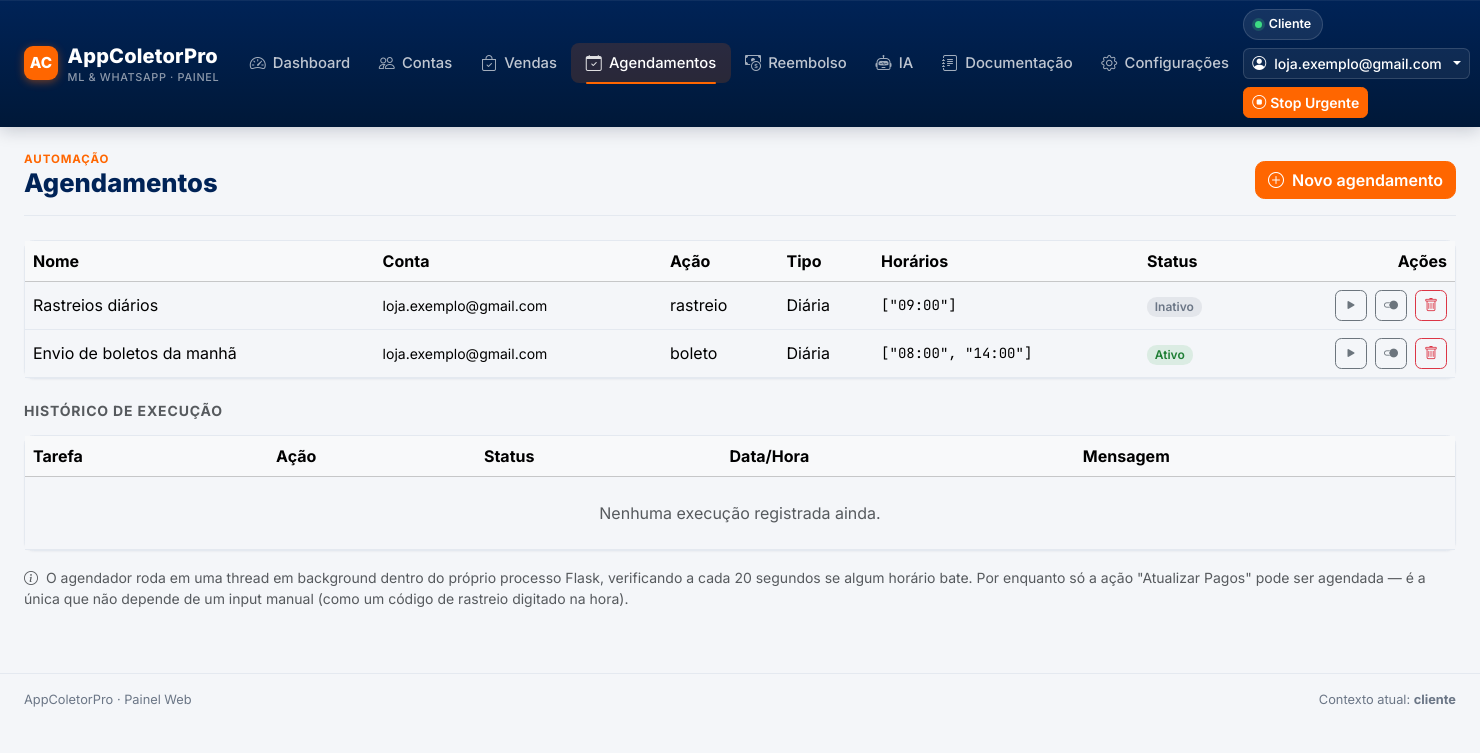
The page /agendamentos/ on the database its author committed.
### tables this page shows
CREATE TABLE contas (
    id INTEGER PRIMARY KEY AUTOINCREMENT,
    email TEXT UNIQUE NOT NULL,
    nome_exibicao TEXT,
    ativo INTEGER NOT NULL DEFAULT 1,
    data_criacao TEXT NOT NULL
);

CREATE TABLE agendamentos (
    id INTEGER PRIMARY KEY AUTOINCREMENT,
    nome TEXT NOT NULL,
    conta_id INTEGER NOT NULL REFERENCES contas(id) ON DELETE CASCADE,
    tipo TEXT NOT NULL,               -- 'diaria' ou 'unica'
    acao TEXT NOT NULL,
    horarios TEXT NOT NULL,           -- JSON: ["08:00", "14:00"]
    data TEXT,                        -- só para tipo 'unica'
    ativo INTEGER NOT NULL DEFAULT 1,
    intervalo_minutos INTEGER DEFAULT 0
);

### app/routes/agendamentos.py (the view)
@bp.route("/")
def index():
    conn = get_connection()
    agendamentos = conn.execute(
        """SELECT a.*, c.email AS conta_email FROM agendamentos a
           JOIN contas c ON c.id = a.conta_id
           ORDER BY a.id DESC"""
    ).fetchall()
    historico = conn.execute(
        "SELECT * FROM historico_execucao ORDER BY id DESC LIMIT 30"
    ).fetchall()
    conn.close()
    return render_template(
        "agendamentos/index.html",
        active_page="agendamentos",
        agendamentos=agendamentos,
        historico=historico,
        acoes_label=agendador.ACOES_LABEL,
    )

### app/db.py (called while the page is built)
def get_connection():
    conn = sqlite3.connect(DB_PATH)
    conn.row_factory = sqlite3.Row  # permite acessar colunas por nome: row["email"]
    conn.execute("PRAGMA foreign_keys = ON")
    return conn

### app/templates/agendamentos/index.html (shortened to what this page needs)
{% extends "base.html" %}
{% block content %}
<div class="page-header d-flex justify-content-between align-items-end flex-wrap gap-2">
  <div>
    <div class="eyebrow">Automação</div>
    <h1>Agendamentos</h1>
  </div>
  <a href="{{ url_for('agendamentos.novo') }}" class="btn btn-acp-orange">
    <i class="bi bi-plus-circle me-1"></i> Novo agendamento
  </a>
</div>
<div class="card mb-4">
  <div class="table-responsive">
    <table class="table table-hover align-middle mb-0">
      <thead class="table-light">
        <tr>
          <th>Nome</th><th>Conta</th><th>Ação</th><th>Tipo</th>
          <th>Horários</th><th>Status</th><th class="text-end">Ações</th>
        </tr>
      </thead>
      <tbody>
        {% for ag in agendamentos %}
        <tr>
          <td>{{ ag.nome }}</td>
          <td class="small">{{ ag.conta_email }}</td>
          <td>{{ acoes_label.get(ag.acao, ag.acao) }}</td>
          <td>{{ 'Diária' if ag.tipo == 'diaria' else 'Única (' + (ag.data or '—') + ')' }}</td>
          <td class="font-mono small">{{ ag.horarios }}</td>
          <td>
            {% if ag.ativo %}
              <span class="badge badge-soft-success">Ativo</span>
            {% else %}
              <span class="badge badge-soft-neutral">Inativo</span>
            {% endif %}
          </td>
          <td class="text-end">
            <div class="d-flex gap-2 justify-content-end">
              <form action="{{ url_for('agendamentos.executar_agora', agendamento_id=ag.id) }}" method="post">
                <button class="btn btn-sm btn-outline-secondary" title="Executar agora">
                  <i class="bi bi-play-fill"></i>
                </button>
              </form>
              <form action="{{ url_for('agendamentos.toggle', agendamento_id=ag.id) }}" method="post">
                <button class="btn btn-sm btn-outline-secondary" title="Ativar/Desativar">
                  <i class="bi bi-toggle2-on"></i>
                </button>
              </form>
              <form action="{{ url_for('agendamentos.deletar', agendamento_id=ag.id) }}" method="post"
                    onsubmit="return confirm('Excluir este agendamento?');">
                <button class="btn btn-sm btn-outline-danger" title="Excluir">
                  <i class="bi bi-trash"></i>
                </button>
              </form>
            </div>
          </td>
        </tr>
        {% else %}
        <tr><td colspan="7" class="text-center text-muted py-4">Nenhum agendamento cadastrado ainda.</td></tr>
        {% endfor %}
      </tbody>
    </table>
  </div>
</div>
<h6 class="text-uppercase text-muted fw-bold small mb-3" style="letter-spacing:.06em">Histórico de execução</h6>
<div class="card">
  <div class="table-responsive">
    <table class="table table-hover align-middle mb-0">
      <thead class="table-light">
        <tr><th>Tarefa</th><th>Ação</th><th>Status</th><th>Data/Hora</th><th>Mensagem</th></tr>
      </thead>
      <tbody>
        {% for h in historico %}
        <tr>
          <td>{{ h.tarefa_nome }}</td>
          <td>{{ acoes_label.get(h.acao, h.acao) }}</td>
          <td>
            {% if h.status == 'SUCESSO' %}
              <span class="badge badge-soft-success">Sucesso</span>
            {% else %}
              <span class="badge badge-soft-danger">Erro</span>
            {% endif %}
          </td>
          <td class="font-mono small">{{ h.data_hora }}</td>
          <td class="small text-muted">{{ h.mensagem }}</td>
        </tr>
        {% else %}
        <tr><td colspan="5" class="text-center text-muted py-4">Nenhuma execução registrada ainda.</td></tr>
        {% endfor %}
      </tbody>
    </table>
  </div>
</div>
<p class="text-muted small mt-3">
  <i class="bi bi-info-circle me-1"></i>
  O agendador roda em uma thread em background dentro do próprio processo Flask, verificando a cada
  {{ '20 segundos' }} se algum horário bate. Por enquanto só a ação "Atualizar Pagos" pode ser
  agendada — é a única que não depende de um input manual (como um código de rastreio digitado na hora).
</p>
{% endblock %}

### app/templates/base.html (shortened to what this page needs)
<!DOCTYPE html>
<html lang="pt-BR" data-bs-theme="light">
<head>
  <link href="https://cdn.jsdelivr.net/npm/bootstrap@5.3.3/dist/css/bootstrap.min.css" rel="stylesheet">
  <link href="https://cdn.jsdelivr.net/npm/bootstrap-icons@1.11.3/font/bootstrap-icons.css" rel="stylesheet">
  <link href="{{ url_for('static', filename='css/custom.css') }}" rel="stylesheet">
</head>
<body>
  <nav class="navbar navbar-expand-lg navbar-acp sticky-top">
    <div class="container-fluid px-3 px-lg-4">
      <a class="navbar-brand" href="{{ url_for('dashboard.index') }}">
        <span class="brand-mark">AC</span>
        <span class="brand-text">
          AppColetorPro
          <small>ML &amp; WhatsApp · Painel</small>
        </span>
      </a>
      <div class="collapse navbar-collapse" id="navMain">
        <ul class="navbar-nav me-auto mb-2 mb-lg-0">
          <li class="nav-item">
            <a class="nav-link {% if active_page == 'dashboard' %}active{% endif %}"
               href="{{ url_for('dashboard.index') }}">
              <i class="bi bi-speedometer2"></i> Dashboard
            </a>
          </li>
          <li class="nav-item">
            <a class="nav-link {% if active_page == 'contas' %}active{% endif %}"
               href="{{ url_for('contas.index') }}">
              <i class="bi bi-people"></i> Contas
            </a>
          </li>
          <li class="nav-item">
            <a class="nav-link {% if active_page == 'vendas' %}active{% endif %}"
               href="{{ url_for('vendas.index') }}">
              <i class="bi bi-bag-check"></i> Vendas
            </a>
          </li>
          <li class="nav-item">
            <a class="nav-link {% if active_page == 'agendamentos' %}active{% endif %}"
               href="{{ url_for('agendamentos.index') }}">
              <i class="bi bi-calendar-check"></i> Agendamentos
            </a>
          </li>
          <li class="nav-item">
            <a class="nav-link {% if active_page == 'reembolso' %}active{% endif %}"
               href="{{ url_for('reembolso.index') }}">
              <i class="bi bi-cash-coin"></i> Reembolso
            </a>
          </li>
          <li class="nav-item">
            <a class="nav-link {% if active_page == 'ia' %}active{% endif %}"
               href="{{ url_for('ia.index') }}">
              <i class="bi bi-robot"></i> IA
            </a>
          </li>
          <li class="nav-item">
            <a class="nav-link {% if active_page == 'documentacao' %}active{% endif %}"
               href="{{ url_for('documentacao.index') }}">
              <i class="bi bi-journal-text"></i> Documentação
            </a>
          </li>
          <li class="nav-item">
            <a class="nav-link {% if active_page == 'configuracoes' %}active{% endif %}"
               href="{{ url_for('configuracoes.index') }}">
              <i class="bi bi-gear"></i> Configurações
            </a>
          </li>
        </ul>
        <div class="d-flex align-items-center gap-2 flex-wrap">
          <span class="context-pill {% if machine_key == 'desenvolvedor' %}is-dev{% endif %}">
            <span class="dot"></span>
            {{ machine_key|default('cliente')|capitalize }}
          </span>
          <div class="dropdown account-switcher">
            <button class="btn btn-sm dropdown-toggle d-flex align-items-center gap-2"
                    type="button" data-bs-toggle="dropdown" aria-expanded="false">
              <i class="bi bi-person-circle"></i>
              <span>{{ conta_ativa|default('Selecionar conta') }}</span>
            </button>
          </div>
          <button class="btn btn-sm btn-acp-orange d-flex align-items-center gap-1" type="button"
                  data-bs-toggle="modal" data-bs-target="#modalStopUrgente">
            <i class="bi bi-stop-circle"></i> Stop Urgente
          </button>
        </div>
      </div>
    </div>
  </nav>
  <main class="container-fluid px-3 px-lg-4 py-4">
    {% block content %}{% endblock %}
  </main>
  <footer class="border-top py-3 mt-4">
    <div class="container-fluid px-3 px-lg-4 d-flex justify-content-between flex-wrap gap-2 footer-acp">
      <span>AppColetorPro · Painel Web</span>
      <span>Contexto atual: <strong>{{ machine_key|default('cliente') }}</strong></span>
    </div>
  </footer>
</body>
</html>

### app/static/css/custom.css (style rules this page uses)
:root { --acp-navy: #002357; --acp-navy-dark: #001838; --acp-orange: #FF6600; --acp-orange-dark: #E05A00; --acp-bg: #F4F6F9; --acp-surface: #FFFFFF; --acp-border: #E4E9F0; --acp-text: #1C2536; --acp-text-muted: #6B7686; --acp-success: #28a745; --acp-danger: #dc3545; --acp-warning: #d4a017; --bs-primary: var(--acp-navy); --bs-primary-rgb: 0, 35, 87; --bs-body-bg: var(--acp-bg); --bs-body-color: var(--acp-text); --bs-border-color: var(--acp-border); --bs-body-font-family: 'Inter', -apple-system, BlinkMacSystemFont, sans-serif; --bs-border-radius: 0.6rem; --bs-border-radius-lg: 0.85rem; --bs-border-radius-sm: 0.4rem; }
body { background-color: var(--acp-bg); color: var(--acp-text); font-feature-settings: "cv02", "cv03", "cv04", "cv11"; }
.font-mono { font-family: 'JetBrains Mono', ui-monospace, monospace; }
.navbar-acp { background: linear-gradient(180deg, var(--acp-navy) 0%, var(--acp-navy-dark) 100%); box-shadow: 0 1px 0 rgba(255, 255, 255, 0.06) inset, 0 4px 16px rgba(0, 15, 40, 0.18); padding-top: .55rem; padding-bottom: .55rem; }
.navbar-acp .navbar-brand { display: flex; align-items: center; gap: .6rem; font-weight: 800; letter-spacing: .01em; color: #fff; }
.navbar-acp .brand-mark { width: 34px; height: 34px; border-radius: 9px; background: var(--acp-orange); display: grid; place-items: center; color: #fff; font-weight: 800; font-size: .95rem; box-shadow: 0 2px 8px rgba(255, 102, 0, 0.45); flex-shrink: 0; }
.navbar-acp .brand-text small { display: block; font-size: .68rem; font-weight: 500; color: rgba(255, 255, 255, 0.55); letter-spacing: .06em; text-transform: uppercase; margin-top: -2px; }
.navbar-acp .nav-link { color: rgba(255, 255, 255, 0.75) !important; font-weight: 500; font-size: .925rem; padding: .5rem .9rem !important; border-radius: .5rem; transition: background-color .15s ease, color .15s ease; display: flex; align-items: center; gap: .45rem; }
.navbar-acp .nav-link i { font-size: 1rem; opacity: .85; }
.navbar-acp .nav-link.active { color: #fff !important; background-color: rgba(255, 102, 0, 0.16); position: relative; }
.navbar-acp .nav-link.active::after { content: ""; position: absolute; left: .9rem; right: .9rem; bottom: -1px; height: 2px; background: var(--acp-orange); border-radius: 2px; }
.context-pill { display: inline-flex; align-items: center; gap: .4rem; background: rgba(255, 255, 255, 0.08); border: 1px solid rgba(255, 255, 255, 0.14); color: #fff; padding: .32rem .7rem; border-radius: 999px; font-size: .78rem; font-weight: 600; }
.context-pill .dot { width: 7px; height: 7px; border-radius: 50%; background: #3ddc84; box-shadow: 0 0 0 3px rgba(61, 220, 132, 0.2); }
.account-switcher .btn { background: rgba(255, 255, 255, 0.06); border: 1px solid rgba(255, 255, 255, 0.14); color: #fff; font-size: .875rem; font-weight: 500; }
.btn-acp-orange { background-color: var(--acp-orange); border-color: var(--acp-orange); color: #fff; font-weight: 600; }
.page-header { border-bottom: 1px solid var(--acp-border); padding-bottom: 1rem; margin-bottom: 1.5rem; }
.page-header .eyebrow { font-size: .72rem; font-weight: 700; letter-spacing: .08em; text-transform: uppercase; color: var(--acp-orange); }
.page-header h1 { font-weight: 800; font-size: 1.6rem; color: var(--acp-navy); margin-bottom: 0; }
.card { border: 1px solid var(--acp-border); box-shadow: 0 1px 2px rgba(16, 24, 40, 0.04); }
.badge-soft-success { background: rgba(40, 167, 69, .12); color: #1e7e34; font-weight: 600; }
.badge-soft-neutral { background: rgba(107, 118, 134, .12); color: var(--acp-text-muted); font-weight: 600; }
.footer-acp { color: var(--acp-text-muted); font-size: .8rem; }

### rows shown on the page
contas: email "loja.exemplo@gmail.com"
agendamentos: nome "Rastreios diários", conta_email "loja.exemplo@gmail.com", get "rastreio", tipo "Diária", horarios "[\"09:00\"]", ativo "Inativo"
agendamentos: nome "Envio de boletos da manhã", conta_email "loja.exemplo@gmail.com", get "boleto", tipo "Diária", horarios "[\"08:00\", \"14:00\"]", ativo "Ativo"

### other values the page prints
{{ machine_key|default('cliente')|capitalize }} "Cliente"
{{ '20 segundos' }} "20 segundos"
{{ machine_key|default('cliente') }} "cliente"
